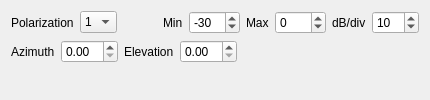
      <widget class="QWidget" name="overFreqPlotTab">
       <attribute name="title">
        <string>Over Frequency Plot</string>
       </attribute>
       <layout class="QVBoxLayout" name="verticalLayout_9">
        <item>
         <layout class="QHBoxLayout" name="horizontalLayout_14">
          <item>
           <widget class="QLabel" name="overFreqPolLabel">
            <property name="sizePolicy">
             <sizepolicy hsizetype="Minimum" vsizetype="Preferred">
              <horstretch>0</horstretch>
              <verstretch>0</verstretch>
             </sizepolicy>
            </property>
            <property name="text">
             <string>Polarization</string>
            </property>
           </widget>
          </item>
          <item>
           <widget class="QComboBox" name="overFreqPolComboBox">
            <property name="sizePolicy">
             <sizepolicy hsizetype="Minimum" vsizetype="Fixed">
              <horstretch>0</horstretch>
              <verstretch>0</verstretch>
             </sizepolicy>
            </property>
            <item>
             <property name="text">
              <string>1</string>
             </property>
            </item>
            <item>
             <property name="text">
              <string>2</string>
             </property>
            </item>
           </widget>
          </item>
          <item>
           <spacer name="horizontalSpacer">
            <property name="orientation">
             <enum>Qt::Horizontal</enum>
            </property>
            <property name="sizeHint" stdset="0">
             <size>
              <width>40</width>
              <height>20</height>
             </size>
            </property>
           </spacer>
          </item>
          <item>
           <widget class="QLabel" name="overFreqMinLabel">
            <property name="sizePolicy">
             <sizepolicy hsizetype="Minimum" vsizetype="Preferred">
              <horstretch>0</horstretch>
              <verstretch>0</verstretch>
             </sizepolicy>
            </property>
            <property name="text">
             <string>Min</string>
            </property>
           </widget>
          </item>
          <item>
           <widget class="QSpinBox" name="overFreqMinSpinBox">
            <property name="sizePolicy">
             <sizepolicy hsizetype="Minimum" vsizetype="Fixed">
              <horstretch>0</horstretch>
              <verstretch>0</verstretch>
             </sizepolicy>
            </property>
            <property name="minimum">
             <number>-100</number>
            </property>
            <property name="maximum">
             <number>100</number>
            </property>
            <property name="singleStep">
             <number>5</number>
            </property>
            <property name="value">
             <number>-30</number>
            </property>
           </widget>
          </item>
          <item>
           <widget class="QLabel" name="overFreqMaxLabel">
            <property name="sizePolicy">
             <sizepolicy hsizetype="Minimum" vsizetype="Preferred">
              <horstretch>0</horstretch>
              <verstretch>0</verstretch>
             </sizepolicy>
            </property>
            <property name="text">
             <string>Max</string>
            </property>
           </widget>
          </item>
          <item>
           <widget class="QSpinBox" name="overFreqMaxSpinBox">
            <property name="sizePolicy">
             <sizepolicy hsizetype="Minimum" vsizetype="Fixed">
              <horstretch>0</horstretch>
              <verstretch>0</verstretch>
             </sizepolicy>
            </property>
            <property name="minimum">
             <number>-100</number>
            </property>
            <property name="maximum">
             <number>100</number>
            </property>
            <property name="singleStep">
             <number>5</number>
            </property>
           </widget>
          </item>
          <item>
           <widget class="QLabel" name="overFreqDbPerLabel">
            <property name="sizePolicy">
             <sizepolicy hsizetype="Minimum" vsizetype="Preferred">
              <horstretch>0</horstretch>
              <verstretch>0</verstretch>
             </sizepolicy>
            </property>
            <property name="text">
             <string>dB/div</string>
            </property>
           </widget>
          </item>
          <item>
           <widget class="QSpinBox" name="overFreqDbPerSpinBox">
            <property name="sizePolicy">
             <sizepolicy hsizetype="Minimum" vsizetype="Fixed">
              <horstretch>0</horstretch>
              <verstretch>0</verstretch>
             </sizepolicy>
            </property>
            <property name="minimum">
             <number>1</number>
            </property>
            <property name="maximum">
             <number>100</number>
            </property>
            <property name="singleStep">
             <number>10</number>
            </property>
            <property name="value">
             <number>10</number>
            </property>
           </widget>
          </item>
         </layout>
        </item>
        <item>
         <layout class="QHBoxLayout" name="horizontalLayout_15">
          <item>
           <widget class="QLabel" name="overFreqAzLabel">
            <property name="sizePolicy">
             <sizepolicy hsizetype="Minimum" vsizetype="Preferred">
              <horstretch>0</horstretch>
              <verstretch>0</verstretch>
             </sizepolicy>
            </property>
            <property name="text">
             <string>Azimuth</string>
            </property>
           </widget>
          </item>
          <item>
           <widget class="QDoubleSpinBox" name="overFreqAzSpinBox">
            <property name="sizePolicy">
             <sizepolicy hsizetype="Preferred" vsizetype="Fixed">
              <horstretch>0</horstretch>
              <verstretch>0</verstretch>
             </sizepolicy>
            </property>
           </widget>
          </item>
          <item>
           <widget class="QLabel" name="overFreqElLabel">
            <property name="sizePolicy">
             <sizepolicy hsizetype="Minimum" vsizetype="Preferred">
              <horstretch>0</horstretch>
              <verstretch>0</verstretch>
             </sizepolicy>
            </property>
            <property name="text">
             <string>Elevation</string>
            </property>
           </widget>
          </item>
          <item>
           <widget class="QDoubleSpinBox" name="overFreqElSpinBox">
            <property name="sizePolicy">
             <sizepolicy hsizetype="Preferred" vsizetype="Fixed">
              <horstretch>0</horstretch>
              <verstretch>0</verstretch>
             </sizepolicy>
            </property>
           </widget>
          </item>
          <item>
           <spacer name="horizontalSpacer_3">
            <property name="orientation">
             <enum>Qt::Horizontal</enum>
            </property>
            <property name="sizeHint" stdset="0">
             <size>
              <width>40</width>
              <height>20</height>
             </size>
            </property>
           </spacer>
          </item>
         </layout>
        </item>
        <item>
         <widget class="MplWidget" name="dataOverFreqPlotMplWidget" native="true">
          <property name="sizePolicy">
           <sizepolicy hsizetype="Preferred" vsizetype="Expanding">
            <horstretch>0</horstretch>
            <verstretch>0</verstretch>
           </sizepolicy>
          </property>
          <property name="minimumSize">
           <size>
            <width>0</width>
            <height>0</height>
           </size>
          </property>
         </widget>
        </item>
       </layout>
      </widget>
